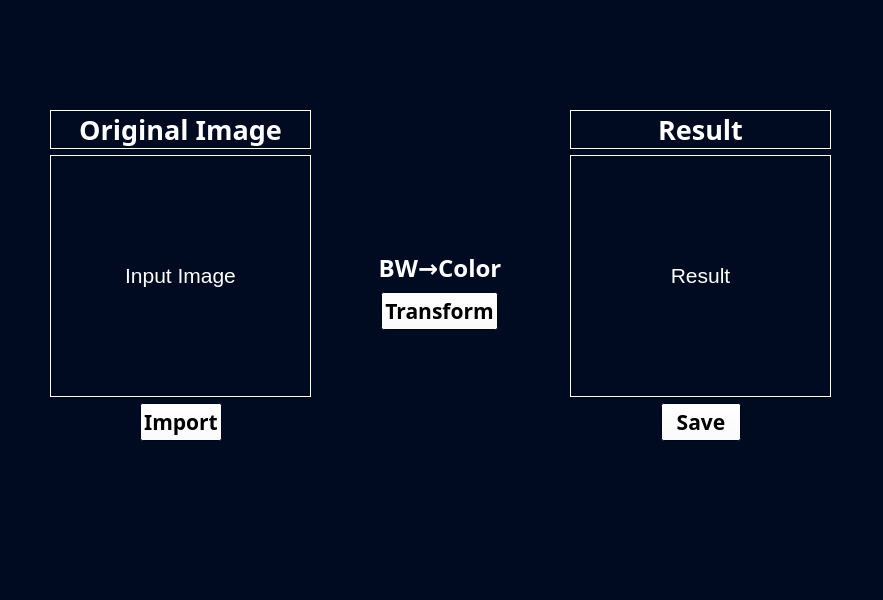
<?xml version="1.0" encoding="UTF-8"?>
<ui version="4.0">
 <class>Imape_processor</class>
 <widget class="QMainWindow" name="Imape_processor">
  <property name="geometry">
   <rect>
    <x>0</x>
    <y>0</y>
    <width>883</width>
    <height>600</height>
   </rect>
  </property>
  <property name="palette">
   <palette>
    <active>
     <colorrole role="WindowText">
      <brush brushstyle="SolidPattern">
       <color alpha="255">
        <red>255</red>
        <green>255</green>
        <blue>255</blue>
       </color>
      </brush>
     </colorrole>
     <colorrole role="Button">
      <brush brushstyle="SolidPattern">
       <color alpha="255">
        <red>255</red>
        <green>255</green>
        <blue>255</blue>
       </color>
      </brush>
     </colorrole>
     <colorrole role="Midlight">
      <brush brushstyle="SolidPattern">
       <color alpha="255">
        <red>255</red>
        <green>255</green>
        <blue>255</blue>
       </color>
      </brush>
     </colorrole>
     <colorrole role="Base">
      <brush brushstyle="SolidPattern">
       <color alpha="255">
        <red>255</red>
        <green>255</green>
        <blue>255</blue>
       </color>
      </brush>
     </colorrole>
     <colorrole role="Window">
      <brush brushstyle="SolidPattern">
       <color alpha="255">
        <red>0</red>
        <green>11</green>
        <blue>33</blue>
       </color>
      </brush>
     </colorrole>
     <colorrole role="AlternateBase">
      <brush brushstyle="SolidPattern">
       <color alpha="255">
        <red>222</red>
        <green>222</green>
        <blue>222</blue>
       </color>
      </brush>
     </colorrole>
    </active>
    <inactive>
     <colorrole role="WindowText">
      <brush brushstyle="SolidPattern">
       <color alpha="255">
        <red>255</red>
        <green>255</green>
        <blue>255</blue>
       </color>
      </brush>
     </colorrole>
     <colorrole role="Button">
      <brush brushstyle="SolidPattern">
       <color alpha="255">
        <red>255</red>
        <green>255</green>
        <blue>255</blue>
       </color>
      </brush>
     </colorrole>
     <colorrole role="Midlight">
      <brush brushstyle="SolidPattern">
       <color alpha="255">
        <red>255</red>
        <green>255</green>
        <blue>255</blue>
       </color>
      </brush>
     </colorrole>
     <colorrole role="Base">
      <brush brushstyle="SolidPattern">
       <color alpha="255">
        <red>255</red>
        <green>255</green>
        <blue>255</blue>
       </color>
      </brush>
     </colorrole>
     <colorrole role="Window">
      <brush brushstyle="SolidPattern">
       <color alpha="255">
        <red>0</red>
        <green>11</green>
        <blue>33</blue>
       </color>
      </brush>
     </colorrole>
     <colorrole role="AlternateBase">
      <brush brushstyle="SolidPattern">
       <color alpha="255">
        <red>222</red>
        <green>222</green>
        <blue>222</blue>
       </color>
      </brush>
     </colorrole>
    </inactive>
    <disabled>
     <colorrole role="WindowText">
      <brush brushstyle="SolidPattern">
       <color alpha="255">
        <red>120</red>
        <green>120</green>
        <blue>120</blue>
       </color>
      </brush>
     </colorrole>
     <colorrole role="Button">
      <brush brushstyle="SolidPattern">
       <color alpha="255">
        <red>255</red>
        <green>255</green>
        <blue>255</blue>
       </color>
      </brush>
     </colorrole>
     <colorrole role="Midlight">
      <brush brushstyle="SolidPattern">
       <color alpha="255">
        <red>255</red>
        <green>255</green>
        <blue>255</blue>
       </color>
      </brush>
     </colorrole>
     <colorrole role="Base">
      <brush brushstyle="SolidPattern">
       <color alpha="255">
        <red>0</red>
        <green>11</green>
        <blue>33</blue>
       </color>
      </brush>
     </colorrole>
     <colorrole role="Window">
      <brush brushstyle="SolidPattern">
       <color alpha="255">
        <red>0</red>
        <green>11</green>
        <blue>33</blue>
       </color>
      </brush>
     </colorrole>
     <colorrole role="AlternateBase">
      <brush brushstyle="SolidPattern">
       <color alpha="255">
        <red>222</red>
        <green>222</green>
        <blue>222</blue>
       </color>
      </brush>
     </colorrole>
    </disabled>
   </palette>
  </property>
  <property name="windowTitle">
   <string>MainWindow</string>
  </property>
  <widget class="QWidget" name="centralwidget">
   <widget class="QWidget" name="layoutWidget">
    <property name="geometry">
     <rect>
      <x>570</x>
      <y>110</y>
      <width>261</width>
      <height>331</height>
     </rect>
    </property>
    <layout class="QVBoxLayout" name="verticalLayout">
     <item>
      <widget class="QLabel" name="_Res">
       <property name="sizePolicy">
        <sizepolicy hsizetype="Preferred" vsizetype="Fixed">
         <horstretch>0</horstretch>
         <verstretch>0</verstretch>
        </sizepolicy>
       </property>
       <property name="font">
        <font>
         <family>Arial Black</family>
         <pointsize>20</pointsize>
         <weight>75</weight>
         <bold>true</bold>
        </font>
       </property>
       <property name="contextMenuPolicy">
        <enum>Qt::DefaultContextMenu</enum>
       </property>
       <property name="layoutDirection">
        <enum>Qt::LeftToRight</enum>
       </property>
       <property name="frameShape">
        <enum>QFrame::Box</enum>
       </property>
       <property name="text">
        <string>Result</string>
       </property>
       <property name="textFormat">
        <enum>Qt::AutoText</enum>
       </property>
       <property name="alignment">
        <set>Qt::AlignCenter</set>
       </property>
      </widget>
     </item>
     <item>
      <widget class="QLabel" name="Show_Result">
       <property name="sizePolicy">
        <sizepolicy hsizetype="Preferred" vsizetype="Preferred">
         <horstretch>0</horstretch>
         <verstretch>0</verstretch>
        </sizepolicy>
       </property>
       <property name="font">
        <font>
         <family>Arial</family>
         <pointsize>16</pointsize>
        </font>
       </property>
       <property name="frameShape">
        <enum>QFrame::Box</enum>
       </property>
       <property name="text">
        <string>&lt;html&gt;&lt;head/&gt;&lt;body&gt;&lt;p&gt;Result&lt;/p&gt;&lt;/body&gt;&lt;/html&gt;</string>
       </property>
       <property name="alignment">
        <set>Qt::AlignCenter</set>
       </property>
      </widget>
     </item>
     <item>
      <layout class="QHBoxLayout" name="horizontalLayout_2">
       <item>
        <spacer name="horizontalSpacer_3">
         <property name="orientation">
          <enum>Qt::Horizontal</enum>
         </property>
         <property name="sizeHint" stdset="0">
          <size>
           <width>40</width>
           <height>20</height>
          </size>
         </property>
        </spacer>
       </item>
       <item>
        <widget class="QPushButton" name="Save_Buttom">
         <property name="font">
          <font>
           <family>Arial Black</family>
           <pointsize>16</pointsize>
           <weight>75</weight>
           <bold>true</bold>
          </font>
         </property>
         <property name="text">
          <string>Save</string>
         </property>
        </widget>
       </item>
       <item>
        <spacer name="horizontalSpacer_4">
         <property name="orientation">
          <enum>Qt::Horizontal</enum>
         </property>
         <property name="sizeHint" stdset="0">
          <size>
           <width>40</width>
           <height>20</height>
          </size>
         </property>
        </spacer>
       </item>
      </layout>
     </item>
    </layout>
   </widget>
   <widget class="QWidget" name="layoutWidget">
    <property name="geometry">
     <rect>
      <x>50</x>
      <y>110</y>
      <width>261</width>
      <height>331</height>
     </rect>
    </property>
    <layout class="QVBoxLayout" name="verticalLayout_3">
     <item>
      <widget class="QLabel" name="_ori">
       <property name="sizePolicy">
        <sizepolicy hsizetype="Preferred" vsizetype="Fixed">
         <horstretch>0</horstretch>
         <verstretch>0</verstretch>
        </sizepolicy>
       </property>
       <property name="font">
        <font>
         <family>Arial Black</family>
         <pointsize>20</pointsize>
         <weight>75</weight>
         <bold>true</bold>
        </font>
       </property>
       <property name="contextMenuPolicy">
        <enum>Qt::DefaultContextMenu</enum>
       </property>
       <property name="layoutDirection">
        <enum>Qt::LeftToRight</enum>
       </property>
       <property name="frameShape">
        <enum>QFrame::Box</enum>
       </property>
       <property name="text">
        <string>Original Image</string>
       </property>
       <property name="textFormat">
        <enum>Qt::AutoText</enum>
       </property>
       <property name="alignment">
        <set>Qt::AlignCenter</set>
       </property>
      </widget>
     </item>
     <item>
      <widget class="QLabel" name="Show_input">
       <property name="sizePolicy">
        <sizepolicy hsizetype="Preferred" vsizetype="Preferred">
         <horstretch>0</horstretch>
         <verstretch>0</verstretch>
        </sizepolicy>
       </property>
       <property name="font">
        <font>
         <family>Arial</family>
         <pointsize>16</pointsize>
        </font>
       </property>
       <property name="frameShape">
        <enum>QFrame::Box</enum>
       </property>
       <property name="text">
        <string>&lt;html&gt;&lt;head/&gt;&lt;body&gt;&lt;p&gt;Input Image&lt;/p&gt;&lt;/body&gt;&lt;/html&gt;</string>
       </property>
       <property name="alignment">
        <set>Qt::AlignCenter</set>
       </property>
      </widget>
     </item>
     <item>
      <layout class="QHBoxLayout" name="horizontalLayout_3">
       <item>
        <spacer name="horizontalSpacer_5">
         <property name="orientation">
          <enum>Qt::Horizontal</enum>
         </property>
         <property name="sizeHint" stdset="0">
          <size>
           <width>40</width>
           <height>20</height>
          </size>
         </property>
        </spacer>
       </item>
       <item>
        <widget class="QPushButton" name="Import_Buttom">
         <property name="font">
          <font>
           <family>Arial Black</family>
           <pointsize>16</pointsize>
           <weight>75</weight>
           <bold>true</bold>
          </font>
         </property>
         <property name="text">
          <string>Import</string>
         </property>
        </widget>
       </item>
       <item>
        <spacer name="horizontalSpacer_6">
         <property name="orientation">
          <enum>Qt::Horizontal</enum>
         </property>
         <property name="sizeHint" stdset="0">
          <size>
           <width>40</width>
           <height>20</height>
          </size>
         </property>
        </spacer>
       </item>
      </layout>
     </item>
    </layout>
   </widget>
   <widget class="QWidget" name="verticalLayoutWidget">
    <property name="geometry">
     <rect>
      <x>360</x>
      <y>250</y>
      <width>160</width>
      <height>80</height>
     </rect>
    </property>
    <layout class="QVBoxLayout" name="verticalLayout_4">
     <item>
      <widget class="QLabel" name="_Ig">
       <property name="font">
        <font>
         <family>Arial Black</family>
         <pointsize>18</pointsize>
         <weight>75</weight>
         <bold>true</bold>
        </font>
       </property>
       <property name="text">
        <string>BW→Color</string>
       </property>
       <property name="alignment">
        <set>Qt::AlignCenter</set>
       </property>
      </widget>
     </item>
     <item>
      <layout class="QHBoxLayout" name="horizontalLayout">
       <item>
        <spacer name="horizontalSpacer">
         <property name="orientation">
          <enum>Qt::Horizontal</enum>
         </property>
         <property name="sizeHint" stdset="0">
          <size>
           <width>40</width>
           <height>20</height>
          </size>
         </property>
        </spacer>
       </item>
       <item>
        <widget class="QPushButton" name="Transform_buttom">
         <property name="font">
          <font>
           <family>Arial Black</family>
           <pointsize>16</pointsize>
           <weight>75</weight>
           <bold>true</bold>
          </font>
         </property>
         <property name="text">
          <string>Transform</string>
         </property>
        </widget>
       </item>
       <item>
        <spacer name="horizontalSpacer_2">
         <property name="orientation">
          <enum>Qt::Horizontal</enum>
         </property>
         <property name="sizeHint" stdset="0">
          <size>
           <width>40</width>
           <height>20</height>
          </size>
         </property>
        </spacer>
       </item>
      </layout>
     </item>
    </layout>
   </widget>
  </widget>
 </widget>
 <resources/>
 <connections/>
</ui>
